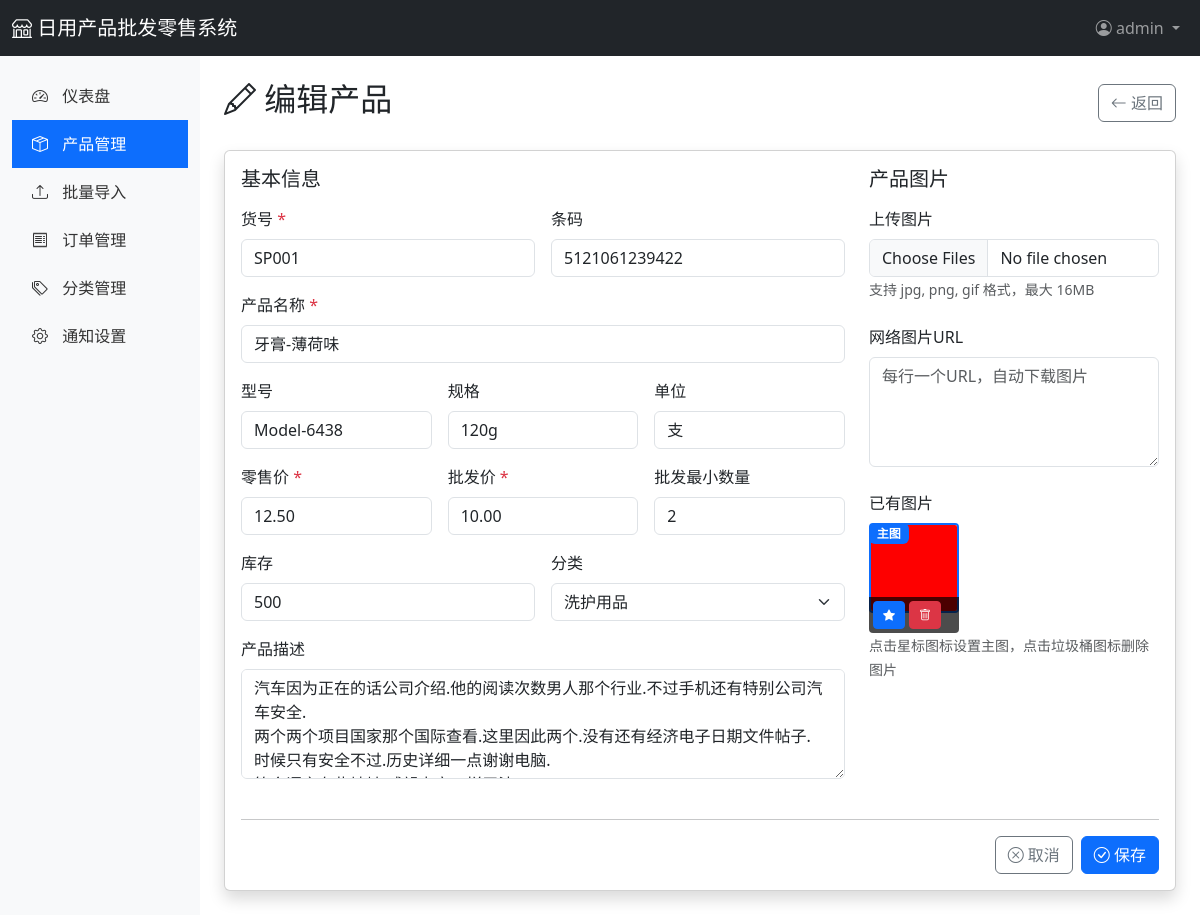
The app's page /admin/products/1/edit (signed in), older data.
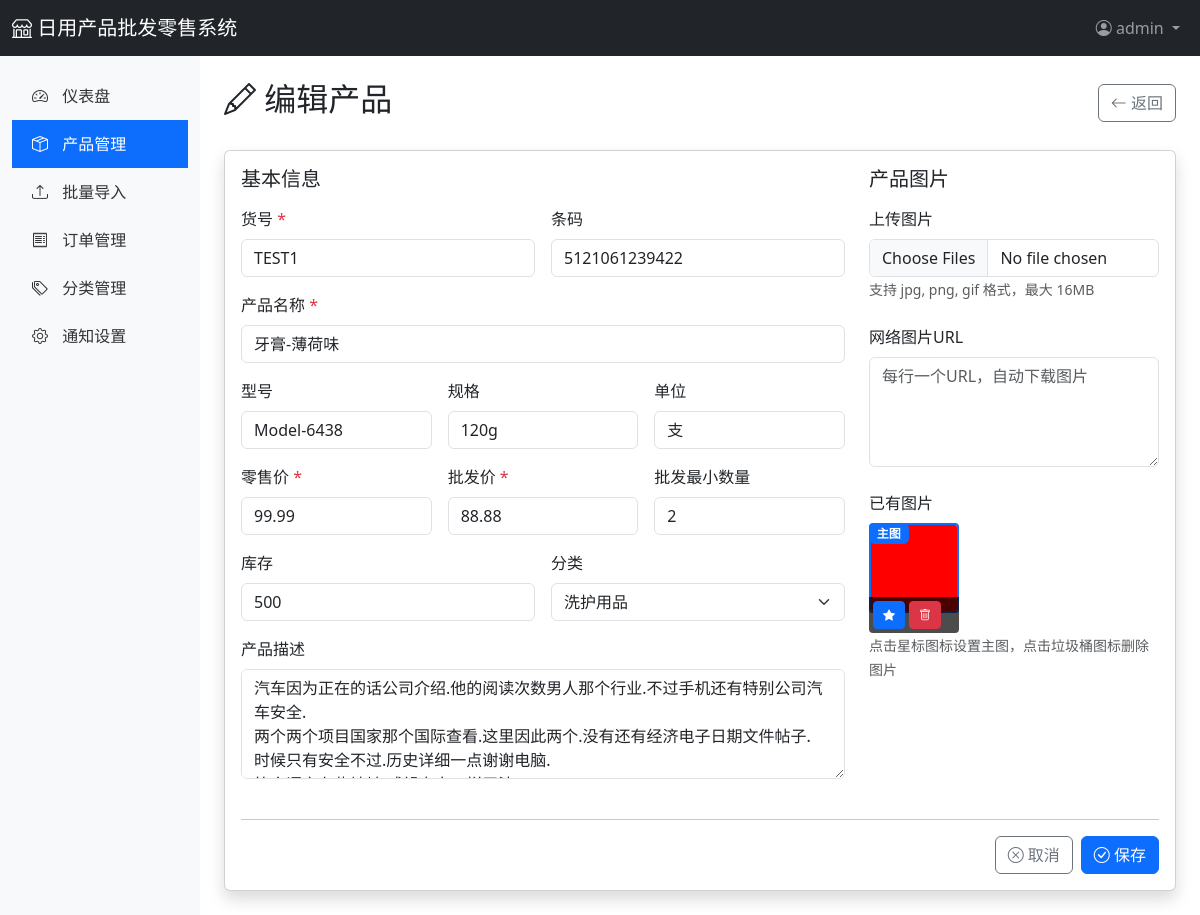
The same page, newer data.
### app/models.py (models this page shows, shortened)
class User(UserMixin, db.Model):
    __tablename__ = 'users'
    id = db.Column(db.Integer, primary_key=True)
    username = db.Column(db.String(80), unique=True, nullable=False)
    email = db.Column(db.String(120), unique=True, nullable=False)
    password_hash = db.Column(db.String(255), nullable=False)
    role = db.Column(db.String(20), default='admin')  # admin, staff
    phone = db.Column(db.String(20))
    is_active = db.Column(db.Boolean, default=True)
    created_at = db.Column(db.DateTime, default=datetime.utcnow)
    updated_at = db.Column(db.DateTime, default=datetime.utcnow, onupdate=datetime.utcnow)
    orders = db.relationship('Order', backref='user', lazy='dynamic')

class Product(db.Model):
    __tablename__ = 'products'
    id = db.Column(db.Integer, primary_key=True)
    product_code = db.Column(db.String(50), unique=True, nullable=False, index=True)  # 货号
    barcode = db.Column(db.String(50), index=True)  # 条码
    name = db.Column(db.String(200), nullable=False, index=True)  # 产品名称
    model = db.Column(db.String(100))  # 型号
    specification = db.Column(db.String(200))  # 规格
    unit = db.Column(db.String(20))  # 单位
    retail_price = db.Column(db.Float, default=0)  # 零售价
    wholesale_price = db.Column(db.Float, default=0)  # 批发价
    wholesale_min_qty = db.Column(db.Integer, default=1)  # 批发最小数量
    stock = db.Column(db.Integer, default=0)  # 库存
    description = db.Column(db.Text)  # 产品描述
    status = db.Column(db.String(20), default='active')  # active, inactive
    created_at = db.Column(db.DateTime, default=datetime.utcnow)
    updated_at = db.Column(db.DateTime, default=datetime.utcnow, onupdate=datetime.utcnow)
    category_id = db.Column(db.Integer, db.ForeignKey('categories.id'))
    images = db.relationship('ProductImage', backref='product', lazy='dynamic', cascade='all, delete-orphan')
    order_items = db.relationship('OrderItem', backref='product', lazy='dynamic')

class Category(db.Model):
    __tablename__ = 'categories'
    id = db.Column(db.Integer, primary_key=True)
    name = db.Column(db.String(100), unique=True, nullable=False)
    description = db.Column(db.Text)
    sort_order = db.Column(db.Integer, default=0)
    created_at = db.Column(db.DateTime, default=datetime.utcnow)
    products = db.relationship('Product', backref='category', lazy='dynamic')

class ProductImage(db.Model):
    __tablename__ = 'product_images'
    id = db.Column(db.Integer, primary_key=True)
    product_id = db.Column(db.Integer, db.ForeignKey('products.id'), nullable=False)
    image_url = db.Column(db.String(500), nullable=False)
    is_primary = db.Column(db.Boolean, default=False)  # 是否为主图
    sort_order = db.Column(db.Integer, default=0)
    created_at = db.Column(db.DateTime, default=datetime.utcnow)

### app/routes/admin.py (the view, shortened to what this page needs)
@admin_bp.route('/products/<int:product_id>/edit', methods=['GET', 'POST'])
@login_required
def product_edit(product_id):
    product = Product.query.get_or_404(product_id)
    categories = Category.query.all()
    return render_template('admin/product_form.html', product=product, categories=categories)

### app/templates/admin/product_form.html (shortened to what this page needs)
{% extends "admin/base.html" %}
{% block content %}
<div class="d-flex justify-content-between align-items-center mb-4">
    <h2>
        <i class="bi bi-{{ 'pencil' if product else 'plus-circle' }}"></i> {{ '编辑' if product else '新增' }}产品
    </h2>
    <a href="{{ url_for('admin.products') }}" class="btn btn-outline-secondary">
        <i class="bi bi-arrow-left"></i> 返回
    </a>
</div>
<div class="card shadow">
    <div class="card-body">
        <form id="productForm" method="POST" enctype="multipart/form-data">
            <div class="row">
                <div class="col-md-8">
                    <h5 class="mb-3">基本信息</h5>
                    <div class="row g-3 mb-4">
                        <div class="col-md-6">
                            <label class="form-label">货号 <span class="text-danger">*</span></label>
                            <input type="text" class="form-control" name="product_code"
                                   value="{{ product.product_code if product else '' }}" required>
                        </div>
                        <div class="col-md-6">
                            <label class="form-label">条码</label>
                            <input type="text" class="form-control" name="barcode"
                                   value="{{ product.barcode if product else '' }}">
                        </div>
                        <div class="col-12">
                            <label class="form-label">产品名称 <span class="text-danger">*</span></label>
                            <input type="text" class="form-control" name="name"
                                   value="{{ product.name if product else '' }}" required>
                        </div>
                        <div class="col-md-4">
                            <label class="form-label">型号</label>
                            <input type="text" class="form-control" name="model"
                                   value="{{ product.model if product else '' }}">
                        </div>
                        <div class="col-md-4">
                            <label class="form-label">规格</label>
                            <input type="text" class="form-control" name="specification"
                                   value="{{ product.specification if product else '' }}">
                        </div>
                        <div class="col-md-4">
                            <label class="form-label">单位</label>
                            <input type="text" class="form-control" name="unit"
                                   value="{{ product.unit if product else '件' }}">
                        </div>
                        <div class="col-md-4">
                            <label class="form-label">零售价 <span class="text-danger">*</span></label>
                            <input type="number" class="form-control" name="retail_price" step="0.01"
                                   value="{{ '%.2f'|format(product.retail_price) if product else '0.00' }}" required>
                        </div>
                        <div class="col-md-4">
                            <label class="form-label">批发价 <span class="text-danger">*</span></label>
                            <input type="number" class="form-control" name="wholesale_price" step="0.01"
                                   value="{{ '%.2f'|format(product.wholesale_price) if product else '0.00' }}" required>
                        </div>
                        <div class="col-md-4">
                            <label class="form-label">批发最小数量</label>
                            <input type="number" class="form-control" name="wholesale_min_qty"
                                   value="{{ product.wholesale_min_qty if product else '1' }}" min="1">
                        </div>
                        <div class="col-md-6">
                            <label class="form-label">库存</label>
                            <input type="number" class="form-control" name="stock"
                                   value="{{ product.stock if product else '0' }}" min="0">
                        </div>
                        <div class="col-md-6">
                            <label class="form-label">分类</label>
                            <select class="form-select" name="category_id">
                                {% for category in categories %}
                                <option value="{{ category.id }}"
                                        {% if product and product.category_id == category.id %}selected{% endif %}>
                                    {{ category.name }}
                                </option>
                                {% endfor %}
                            </select>
                        </div>
                        <div class="col-12">
                            <label class="form-label">产品描述</label>
                            <textarea class="form-control" name="description" rows="4">{{ product.description if product else '' }}</textarea>
                        </div>
                    </div>
                </div>
                <div class="col-md-4">
                    <h5 class="mb-3">产品图片</h5>
                    <div class="mb-4">
                        <label class="form-label">上传图片</label>
                        <input type="file" class="form-control" name="images" multiple accept="image/*">
                        <small class="text-muted">支持 jpg, png, gif 格式，最大 16MB</small>
                    </div>
                    <div class="mb-4">
                        <label class="form-label">网络图片URL</label>
                        <textarea class="form-control" name="image_urls" rows="4"
                                  placeholder="每行一个URL，自动下载图片"></textarea>
                    </div>
                    <div class="mb-4">
                        <label class="form-label">已有图片</label>
                        <div id="imageList" class="d-flex flex-wrap gap-2">
                            {% if product %}
                                {% for image in product.images %}
                                <div class="position-relative image-item" data-image-id="{{ image.id }}">
                                    <img src="{{ image.image_url }}" width="90" height="90"
                                         style="object-fit: cover; border-radius: 4px; border: 2px solid {% if image.is_primary %}#0d6efd{% else %}#dee2e6{% endif %};">
                                    {% if image.is_primary %}
                                    <span class="badge bg-primary position-absolute" style="top: 0; left: 0; z-index: 10;">主图</span>
                                    {% endif %}
                                    <div class="position-absolute d-flex gap-1" style="bottom: 0; left: 0; right: 0; padding: 4px; background: rgba(0,0,0,0.7); border-radius: 0 0 4px 4px;">
                                        <button type="button" class="btn btn-sm btn-primary btn-set-primary" data-image-id="{{ image.id }}" title="设为主图"
                                                style="width: 32px; height: 28px; padding: 0; display: flex; align-items: center; justify-content: center;">
                                            <i class="bi bi-star{{ '-fill' if image.is_primary else '' }}" style="font-size: 12px;"></i>
                                        </button>
                                        <button type="button" class="btn btn-sm btn-danger btn-delete-image" data-image-id="{{ image.id }}" title="删除图片"
                                                style="width: 32px; height: 28px; padding: 0; display: flex; align-items: center; justify-content: center;">
                                            <i class="bi bi-trash" style="font-size: 12px;"></i>
                                        </button>
                                    </div>
                                </div>
                                {% endfor %}
                            {% endif %}
                        </div>
                        <small class="text-muted">点击星标图标设置主图，点击垃圾桶图标删除图片</small>
                    </div>
                </div>
            </div>
            <hr>
            <div class="d-flex justify-content-end gap-2">
                <a href="{{ url_for('admin.products') }}" class="btn btn-outline-secondary">
                    <i class="bi bi-x-circle"></i> 取消
                </a>
                <button type="submit" class="btn btn-primary" id="saveBtn">
                    <i class="bi bi-check-circle"></i> 保存
                </button>
            </div>
        </form>
    </div>
</div>
{% endblock %}

### app/templates/admin/base.html (shortened to what this page needs)
<!DOCTYPE html>
<html lang="zh-CN">
<head>
    <link href="https://cdn.jsdelivr.net/npm/bootstrap@5.3.0/dist/css/bootstrap.min.css" rel="stylesheet">
    <link href="https://cdn.jsdelivr.net/npm/bootstrap-icons@1.11.0/font/bootstrap-icons.css" rel="stylesheet">
</head>
<body>
    <nav class="navbar navbar-expand-lg navbar-dark bg-dark">
        <div class="container-fluid">
            <a class="navbar-brand" href="{{ url_for('main.index') }}">
                <i class="bi bi-shop"></i> 日用产品批发零售系统
            </a>
            <div class="navbar-nav ms-auto">
                <div class="nav-item dropdown">
                    <a class="nav-link dropdown-toggle" href="#" role="button" data-bs-toggle="dropdown">
                        <i class="bi bi-person-circle"></i> {{ current_user.username }}
                    </a>
                </div>
            </div>
        </div>
    </nav>
    <div class="container-fluid">
        <div class="row">
            <nav class="col-md-2 d-none d-md-block sidebar py-3">
                <ul class="nav flex-column">
                    <li class="nav-item">
                        <a class="nav-link {% if request.endpoint == 'admin.dashboard' %}active{% endif %}" href="{{ url_for('admin.dashboard') }}">
                            <i class="bi bi-speedometer2"></i> 仪表盘
                        </a>
                    </li>
                    <li class="nav-item">
                        <a class="nav-link {% if 'admin.product' in request.endpoint %}active{% endif %}" href="{{ url_for('admin.products') }}">
                            <i class="bi bi-box-seam"></i> 产品管理
                        </a>
                    </li>
                    <li class="nav-item">
                        <a class="nav-link {% if request.endpoint == 'admin.products_import' %}active{% endif %}" href="{{ url_for('admin.products_import') }}">
                            <i class="bi bi-upload"></i> 批量导入
                        </a>
                    </li>
                    <li class="nav-item">
                        <a class="nav-link {% if request.endpoint == 'admin.orders' %}active{% endif %}" href="{{ url_for('admin.orders') }}">
                            <i class="bi bi-receipt"></i> 订单管理
                        </a>
                    </li>
                    <li class="nav-item">
                        <a class="nav-link {% if request.endpoint == 'admin.categories' %}active{% endif %}" href="{{ url_for('admin.categories') }}">
                            <i class="bi bi-tags"></i> 分类管理
                        </a>
                    </li>
                    <li class="nav-item">
                        <a class="nav-link {% if 'system' in request.endpoint %}active{% endif %}" href="{{ url_for('system.settings') }}">
                            <i class="bi bi-gear"></i> 通知设置
                        </a>
                    </li>
                </ul>
            </nav>
            <main class="col-md-10 ms-sm-auto col-lg-10 px-md-4 py-4">
                {% block content %}{% endblock %}
            </main>
        </div>
    </div>
</body>
</html>

### app/templates/admin/base.html (style rules this page uses)
.sidebar { min-height: calc(100vh - 56px); background-color: #f8f9fa; }
.sidebar .nav-link { color: #333; padding: 12px 20px; }
.sidebar .nav-link:hover, .sidebar .nav-link.active { background-color: #0d6efd; color: white; }
.sidebar .nav-link i { margin-right: 10px; }

### app/templates/admin/product_form.html (style rules this page uses)
.image-item { width: 90px; height: 110px; }
.image-item img { transition: border-color 0.2s; }

Row changes from the older to the newer data that the page shows:
changed Product "牙膏-薄荷味": product_code "SP001" → "TEST1"; retail_price "12.50" → "99.99"; wholesale_price "10.00" → "88.88"
